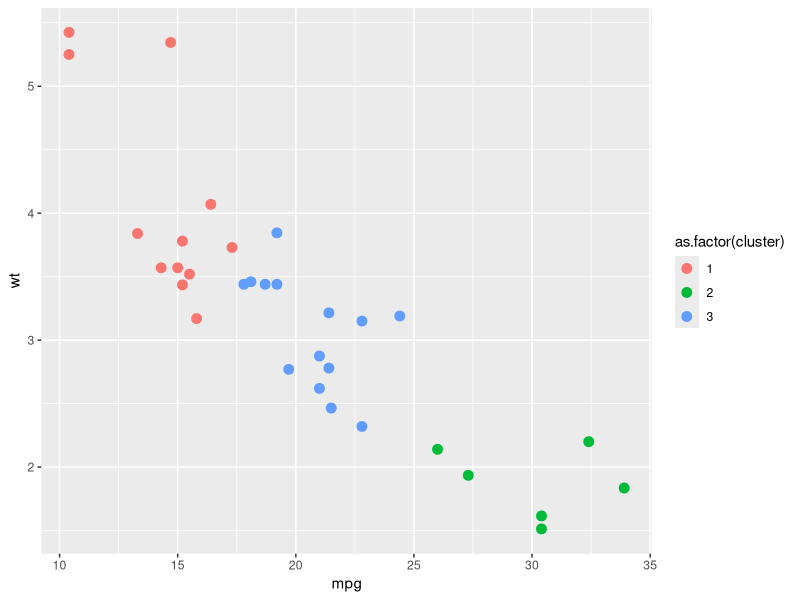

The R script that drew this image:
## 1. R used as an analytical tool

### Math and Linear Algebra operations

1 + 1

70 / 2

3 * 100

mat1 <- matrix(1:6, ncol = 2)
mat1

mat2 <- matrix(7:12, nrow = 2)
mat2

mat1 %*% mat2

## Data aggregation

library(dplyr)

mtcars

mtcars %>%
    group_by(cyl) %>%
    summarize(count=n())

## 2. R used for statistical analysis

# compare to a standard normal distribution

shapiro.test(rnorm(100)) # normal distribution

shapiro.test(rpois(100, lambda = 5)) # poisson distribution

# compare two distributions

ks.test(rnorm(100), rnorm(100))

ks.test(rnorm(100), rpois(100, lambda = 5))

## 3. R used for data mining: k-means example

library(ggplot2)

km <- kmeans(mtcars[,c("mpg","wt")], centers = 3) # Cluster by MPG and Weight

table(km$cluster)

mtcars.df <- data.frame(mtcars,cluster=km$cluster)

ggplot(mtcars.df, aes(x = mpg, y = wt, color = as.factor(cluster))) + 
    geom_point(size = 3)

